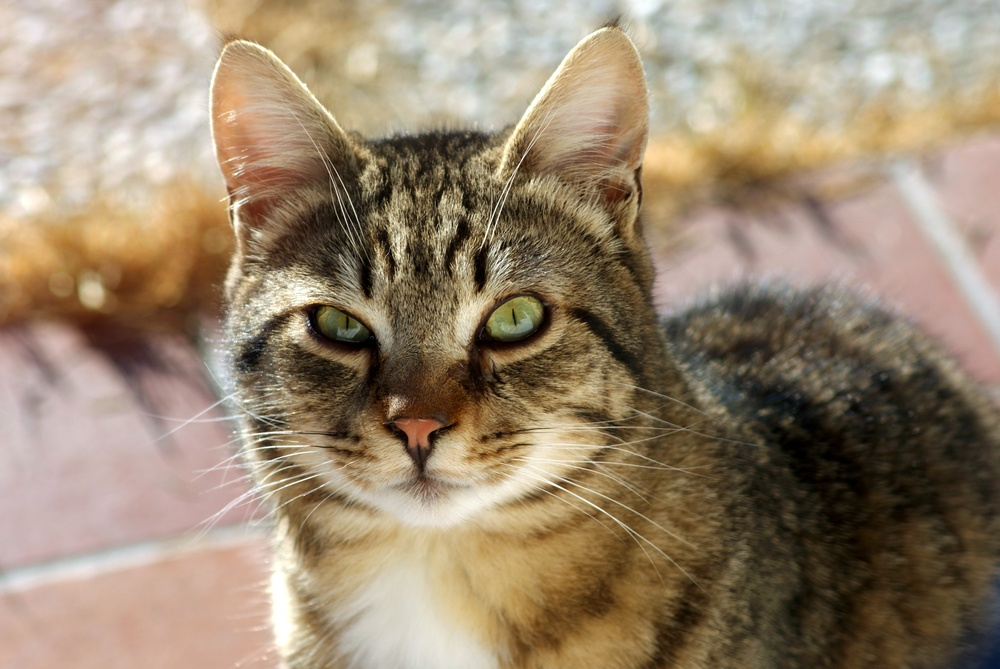
#> input picture PlayingWithTecnologies/imgProc/imgProc/pics/cat.jpg, 1000 x 669 px, shrunk from 3872 x 2592 before the run; its folder holds only this picture in this run
$ python proc.py
#> lines starting #> are read from the running program, lines starting #| are printed output that depends on the picture
import  pandas as pd
import cv2 as cv
import numpy as np
from glob import glob
import matplotlib.pyplot as plt


catFiles = glob('pics/*.jpg')

imgMatplotLipb = plt.imread(catFiles[0])
#> imgMatplotLipb is the input picture: shape (669, 1000, 3); mean R, G, B 152.8, 134.9, 111.8
img = cv.imread(catFiles[0])

# height,width,channels

pd.Series(imgMatplotLipb.flatten()).plot(kind='hist',bins=50,title='Distirbution of Pixel Values')

# Display Images
fig, ax = plt.subplots(figsize=(10,10))
ax.imshow(imgMatplotLipb)
ax.axis('off')
# plt.show()

# Channels
# shape = imgMatplotLipb.shape # For getting the img's dimensions
fig,axs = plt.subplots(1,3,figsize=(15,5))
axs[0].imshow(imgMatplotLipb[:,:,0],cmap='Reds')
axs[1].imshow(imgMatplotLipb[:,:,1],cmap='Greens')
axs[2].imshow(imgMatplotLipb[:,:,2],cmap='Blues')
axs[0].axis('off')
axs[0].set_title('Red channel')
axs[1].axis('off')
axs[1].set_title('Green channel')
axs[2].axis('off')
axs[2].set_title('Blue channel')
plt.show()
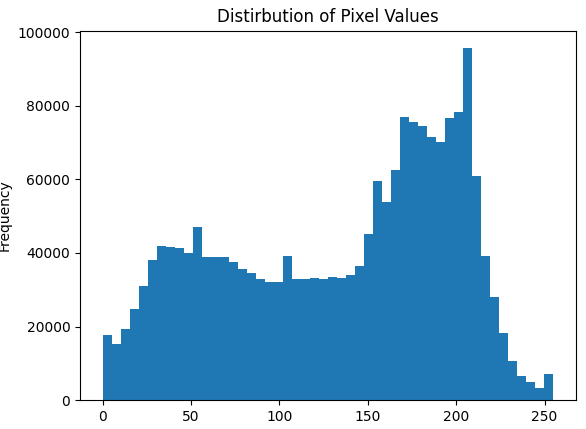
#> figure drawn by matplotlib, 1 panel; tallest bar 95632 high, from x = 204 to 209.1
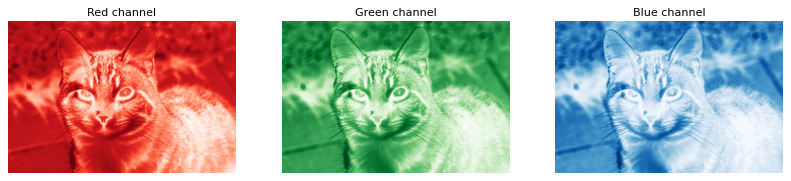
#> figure drawn by matplotlib, 3 panels


cv.waitKey(0)
cv.destroyAllWindows()
